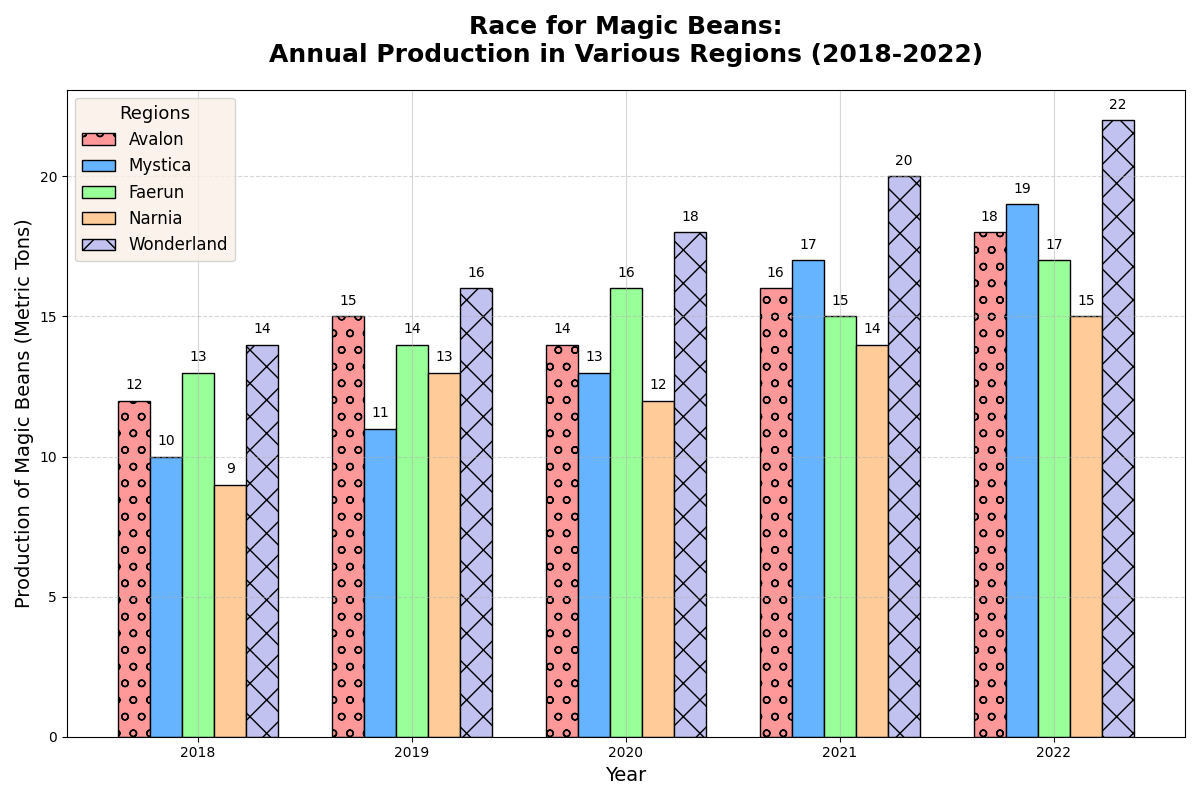

Python code for this plot:
import matplotlib.pyplot as plt
import numpy as np

# Define regions and years
regions = ['Avalon', 'Mystica', 'Faerun', 'Narnia', 'Wonderland']
years = [2018, 2019, 2020, 2021, 2022]

# Data: Magic Beans Production (in metric tons)
production_data = np.array([
    [12, 15, 14, 16, 18],  # Avalon
    [10, 11, 13, 17, 19],  # Mystica
    [13, 14, 16, 15, 17],  # Faerun
    [9, 13, 12, 14, 15],   # Narnia
    [14, 16, 18, 20, 22]   # Wonderland
])

bar_width = 0.15
x = np.arange(len(years))

# Create the plot
fig, ax = plt.subplots(figsize=(12, 8))

# Colors for each region
colors = ['#ff9999', '#66b3ff', '#99ff99', '#ffcc99', '#c2c2f0']

markers = ['o', 's', '^', 'D', 'X']
linestyles = ['-', '--', '-.', ':', '-']
for i, region in enumerate(regions):
    ax.bar(x + i * bar_width, production_data[i], width=bar_width, label=region, color=colors[i], edgecolor='black', hatch=markers[i])

ax.set_title('Race for Magic Beans:\nAnnual Production in Various Regions (2018-2022)', fontsize=18, fontweight='bold', pad=20)
ax.set_xlabel('Year', fontsize=14)
ax.set_ylabel('Production of Magic Beans (Metric Tons)', fontsize=14)
ax.set_xticks(x + bar_width * 2)
ax.set_xticklabels(years)
ax.legend(title='Regions', fontsize=12, title_fontsize='13', loc='upper left', frameon=True, facecolor='linen')
ax.grid(axis='x', linestyle=linestyles[0], alpha=0.5)

# Adding different line styles to the grid
ax.yaxis.grid(linestyle=linestyles[1], alpha=0.5)

# Add text annotations on each bar for better insight
for i in range(len(regions)):
    for j in range(len(years)):
        ax.text(x[j] + i * bar_width, production_data[i, j] + 0.3, str(production_data[i, j]), ha='center', va='bottom', fontsize=10)

plt.tight_layout()
plt.show()
